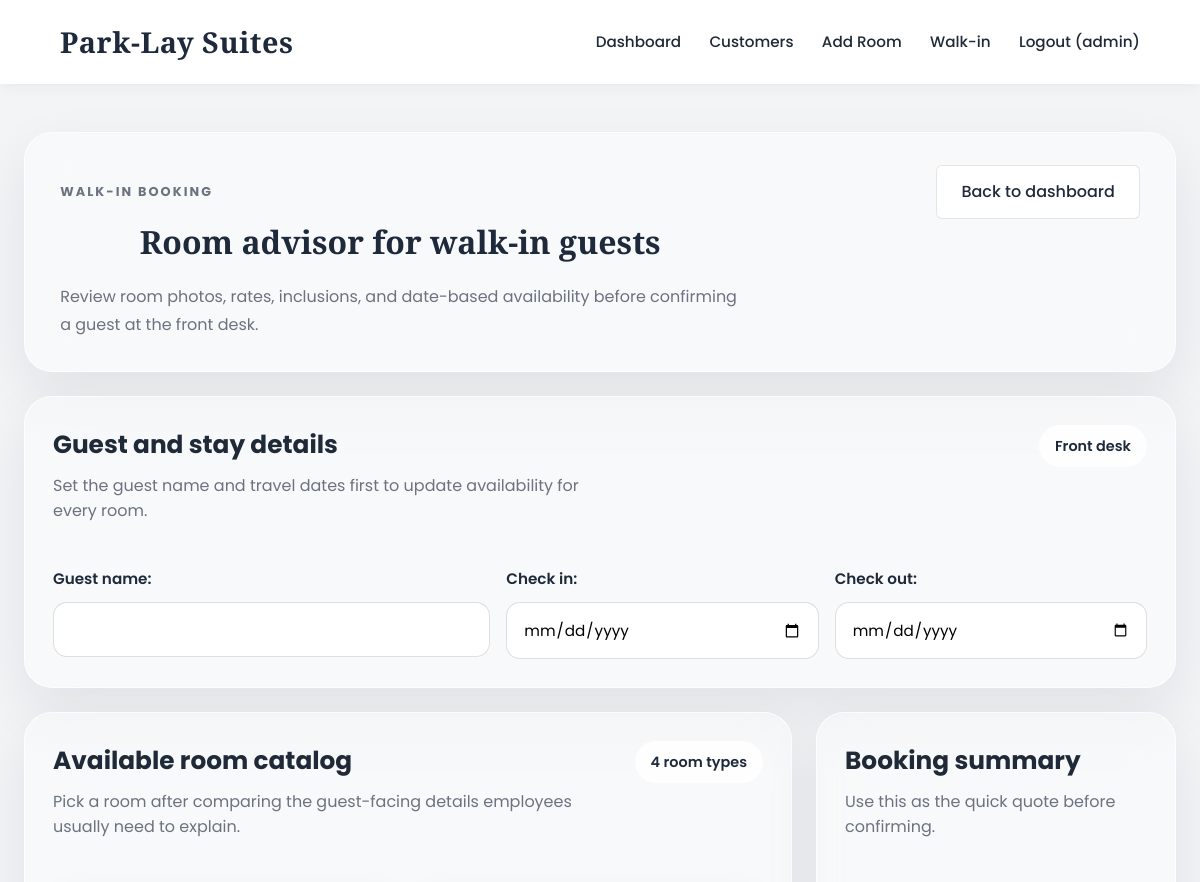
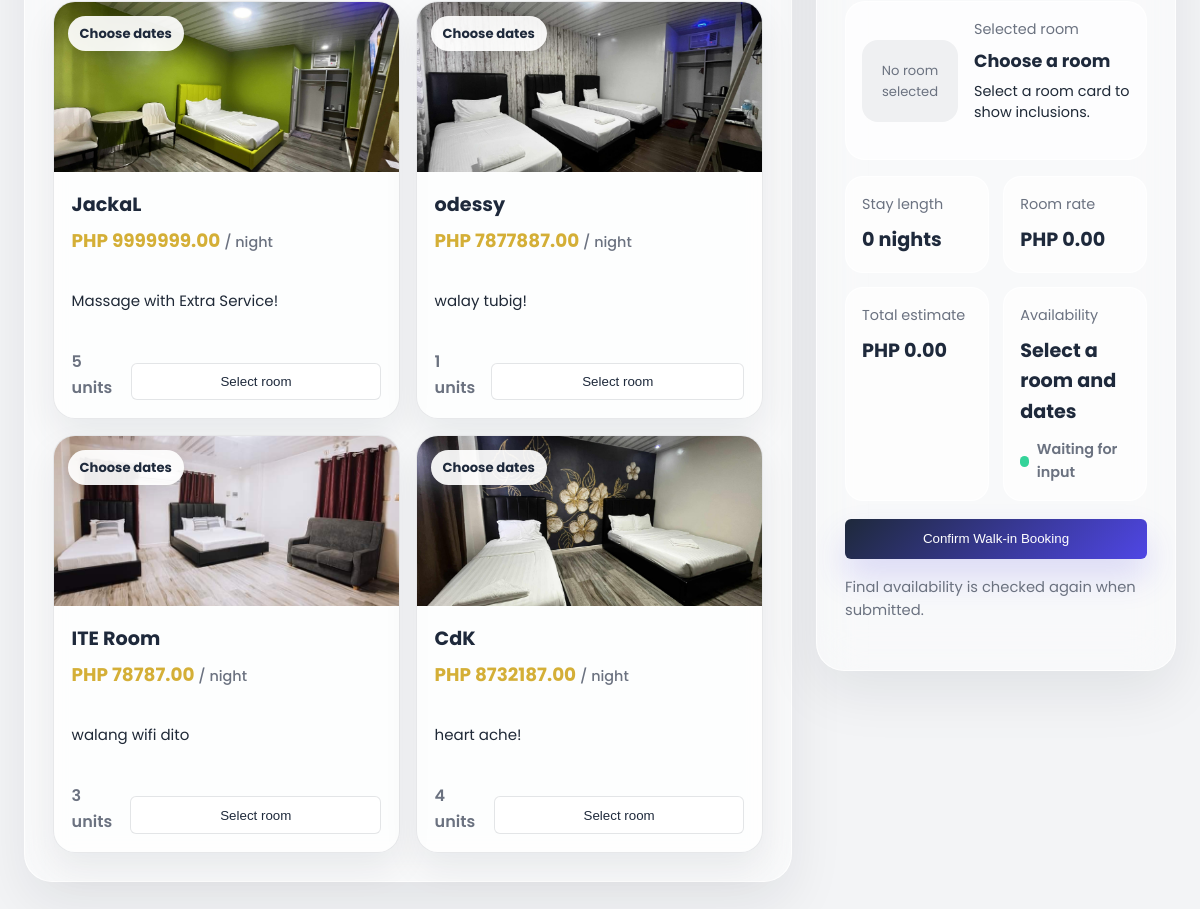
The app's page /walk-in/ (signed in) with its own data (2 pictures, top to bottom).
### core/models.py (models this page shows)
class User(AbstractUser):
    is_employee = models.BooleanField(default=False)
    is_customer = models.BooleanField(default=False)

class Room(models.Model):
    name = models.CharField(max_length=100)
    inclusions = models.TextField(help_text="E.g., Free WiFi, AC, TV")
    price = models.DecimalField(max_digits=10, decimal_places=2)
    total_quantity = models.PositiveIntegerField(help_text="Total physical rooms of this type")
    image = models.ImageField(upload_to='rooms/')
    def __str__(self):
        return self.name

### core/views.py (the view)
# urls.py: path('walk-in/', views.walkin_booking, name='walkin_booking'),
@login_required
def walkin_booking(request):
    if not request.user.is_employee: return redirect('customer_home')
    rooms = Room.objects.all()
    confirmed_bookings = Booking.objects.filter(status='Confirmed')
    room_data = [
        {
            'id': room.id,
            'name': room.name,
            'price': float(room.price),
            'total_quantity': room.total_quantity,
            'inclusions': room.inclusions,
            'image_url': room.image.url if room.image else '',
        }
        for room in rooms
    ]
    confirmed_bookings_data = [
        {
            'room_id': booking.room_id,
            'check_in': booking.check_in.isoformat(),
            'check_out': booking.check_out.isoformat(),
        }
        for booking in confirmed_bookings
    ]
    if request.method == 'POST':
        form = WalkInBookingForm(request.POST)
        if form.is_valid():
            booking = form.save(commit=False)
            available = calculate_available_rooms(booking.room, booking.check_in, booking.check_out)
            if available > 0:
                booking.booking_type = 'Walk-in'
                booking.status = 'Confirmed'
                booking.total_price = calculate_booking_total(booking.room, booking.check_in, booking.check_out)
                booking.save()
                messages.success(request, "Walk-in booking confirmed successfully!")
                return redirect('employee_dashboard')
            else:
                form.add_error(None, 'Room unavailable for these dates.')
    else:
        form = WalkInBookingForm()
    return render(request, 'core/walkin_booking.html', {
        'form': form,
        'rooms': rooms,
        'room_data': room_data,
        'confirmed_bookings_data': confirmed_bookings_data,
    })

### core/forms.py (shortened to what this page needs)
class WalkInBookingForm(forms.ModelForm):
    check_in = forms.DateField(widget=forms.DateInput(attrs={'type': 'date'}))
    check_out = forms.DateField(widget=forms.DateInput(attrs={'type': 'date'}))
    class Meta:
        model = Booking
        fields = ['guest_name', 'room', 'check_in', 'check_out']

### core/templates/core/walkin_booking.html (shortened to what this page needs)
{% extends 'core/base.html' %}
{% block content %}
<section class="walkin-page">
    <div class="walkin-hero">
        <div>
            <p class="eyebrow">Walk-in Booking</p>
            <h1>Room advisor for walk-in guests</h1>
            <p>Review room photos, rates, inclusions, and date-based availability before confirming a guest at the front desk.</p>
        </div>
        <div class="hero-actions">
            <a href="{% url 'employee_dashboard' %}" class="btn btn-secondary">Back to dashboard</a>
        </div>
    </div>
    <div class="walkin-shell">
        <form method="post" class="walkin-booking-form" novalidate>
            <section class="walkin-guest-panel">
                <div class="panel-header">
                    <div>
                        <h2>Guest and stay details</h2>
                        <p>Set the guest name and travel dates first to update availability for every room.</p>
                    </div>
                    <span class="pill">Front desk</span>
                </div>
                <div class="walkin-field-grid">
                    <div class="walkin-field">
                        {{ form.guest_name.label_tag }}
                        {{ form.guest_name }}
                    </div>
                    <div class="walkin-field">
                        {{ form.check_in.label_tag }}
                        {{ form.check_in }}
                    </div>
                    <div class="walkin-field">
                        {{ form.check_out.label_tag }}
                        {{ form.check_out }}
                    </div>
                </div>
            </section>
            <div class="walkin-content-grid">
                <section class="walkin-room-browser">
                    <div class="panel-header">
                        <div>
                            <h2>Available room catalog</h2>
                            <p>Pick a room after comparing the guest-facing details employees usually need to explain.</p>
                        </div>
                        <span class="pill">{{ rooms|length }} room types</span>
                    </div>
                    <div class="walkin-room-grid">
                        {% for room in rooms %}
                        <article class="walkin-room-card" data-room-card data-room-id="{{ room.id }}">
                            <div class="walkin-room-media">
                                {% if room.image %}
                                <img src="{{ room.image.url }}" alt="{{ room.name }}">
                                {% else %}
                                <div class="walkin-room-placeholder">No image</div>
                                {% endif %}
                                <span class="walkin-availability-chip" data-room-availability="{{ room.id }}">Choose dates</span>
                            </div>
                            <div class="walkin-room-body">
                                <div>
                                    <h3>{{ room.name }}</h3>
                                    <p class="walkin-room-price">PHP {{ room.price }} <span>/ night</span></p>
                                </div>
                                <p class="walkin-room-copy">{{ room.inclusions }}</p>
                            </div>
                            <div class="walkin-room-footer">
                                <span>{{ room.total_quantity }} units</span>
                                <button type="button" class="btn btn-secondary walkin-select-room" data-select-room="{{ room.id }}">Select room</button>
                            </div>
                        </article>
                        {% empty %}
                        <div class="empty-state-card">No rooms uploaded yet. Add rooms before creating walk-in bookings.</div>
                        {% endfor %}
                    </div>
                </section>
                <aside class="walkin-summary-card">
                    <div class="panel-header">
                        <div>
                            <h2>Booking summary</h2>
                            <p>Use this as the quick quote before confirming.</p>
                        </div>
                    </div>
                    <div class="walkin-selected-room">
                        <div class="walkin-selected-image" id="selected-room-image">No room selected</div>
                        <div>
                            <span>Selected room</span>
                            <strong id="preview-room">Choose a room</strong>
                            <p id="preview-inclusions">Select a room card to show inclusions.</p>
                        </div>
                    </div>
                    <div class="walkin-info-grid">
                        <div class="walkin-info-block">
                            <span>Stay length</span>
                            <strong id="preview-nights">0 nights</strong>
                        </div>
                        <div class="walkin-info-block">
                            <span>Room rate</span>
                            <strong id="preview-price">PHP 0.00</strong>
                        </div>
                        <div class="walkin-info-block">
                            <span>Total estimate</span>
                            <strong id="preview-total">PHP 0.00</strong>
                        </div>
                        <div class="walkin-info-block">
                            <span>Availability</span>
                            <strong id="preview-available">Select a room and dates</strong>
                            <div id="availability-status" class="available-status"><span class="available-dot"></span><span id="availability-label">Waiting for input</span></div>
                        </div>
                    </div>
                    <button type="submit" class="btn btn-primary walkin-confirm-btn">Confirm Walk-in Booking</button>
                    <p class="walkin-subtitle">Final availability is checked again when submitted.</p>
                </aside>
            </div>
        </form>
    </div>
</section>
{% endblock %}

### core/templates/core/base.html (shortened to what this page needs)
{% load static %}
<!DOCTYPE html>
<html lang="en">
<head>
    <link rel="stylesheet" href="{% static 'css/style.css' %}?v=1.3">
</head>
<body>
    <header>
        <h2>Park-Lay Suites</h2>
        <nav>
            {% if user.is_authenticated %}
                {% if user.is_employee %}
                    <a href="{% url 'employee_dashboard' %}">Dashboard</a>
                    <a href="{% url 'manage_customers' %}">Customers</a>
                    <a href="{% url 'add_room' %}">Add Room</a>
                    <a href="{% url 'walkin_booking' %}">Walk-in</a>
                {% else %}
                    <a href="{% url 'customer_home' %}">Rooms</a>
                    <a href="{% url 'customer_dashboard' %}">My Bookings</a>
                {% endif %}
                <a href="{% url 'logout' %}">Logout ({{ user.username }})</a>
            {% else %}
                <a href="{% url 'customer_home' %}">Home</a>
                <a href="{% url 'login' %}">Login</a>
                <a href="{% url 'register' %}">Register</a>
            {% endif %}
        </nav>
    </header>
    <main class="container">
        {% block content %}{% endblock %}
    </main>
</body>
</html>

### records on screen
User: username "admin"
Room: image (picture), name "JackaL", price "9999999.00", inclusions "Massage with Extra Service!", total_quantity "5"
Room: image (picture), name "odessy", price "7877887.00", inclusions "walay tubig!", total_quantity "1"
Room: image (picture), name "ITE Room", price "78787.00", inclusions "walang wifi dito", total_quantity "3"
Room: image (picture), name "CdK", price "8732187.00", inclusions "heart ache!", total_quantity "4"

### other values on screen
{{ rooms|length }} "4"
